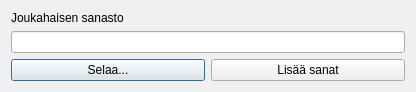
<?xml version="1.0" encoding="UTF-8"?>
<ui version="4.0">
 <class>Dialog</class>
 <widget class="QDialog" name="Dialog">
  <property name="geometry">
   <rect>
    <x>0</x>
    <y>0</y>
    <width>416</width>
    <height>90</height>
   </rect>
  </property>
  <property name="windowTitle">
   <string>Dialog</string>
  </property>
  <layout class="QGridLayout" name="gridLayout">
   <item row="0" column="0">
    <layout class="QVBoxLayout" name="verticalLayout">
     <item>
      <widget class="QLabel" name="label">
       <property name="text">
        <string>Joukahaisen sanasto</string>
       </property>
      </widget>
     </item>
     <item>
      <widget class="QLineEdit" name="xmlFileLineEdit">
       <property name="toolTip">
        <string>Sanakirjatiedoston polku ja nimi</string>
       </property>
       <property name="whatsThis">
        <string>&lt;html&gt;&lt;head/&gt;&lt;body&gt;&lt;p&gt;&lt;span style=&quot; font-size:10pt;&quot;&gt;Sanakirjatiedoston nimi ja polku. Kaikki uudet sanat lisätään tähän tiedostoon. Tämä on myös kaikkien työkalujen oletussanakirja. &lt;/span&gt;&lt;/p&gt;&lt;/body&gt;&lt;/html&gt;</string>
       </property>
      </widget>
     </item>
     <item>
      <layout class="QHBoxLayout" name="horizontalLayout">
       <item>
        <widget class="QPushButton" name="browsePushButton">
         <property name="text">
          <string>Selaa...</string>
         </property>
        </widget>
       </item>
       <item>
        <widget class="QPushButton" name="savePushButton">
         <property name="text">
          <string>Lisää sanat</string>
         </property>
        </widget>
       </item>
      </layout>
     </item>
    </layout>
   </item>
  </layout>
 </widget>
 <resources/>
 <connections/>
</ui>
